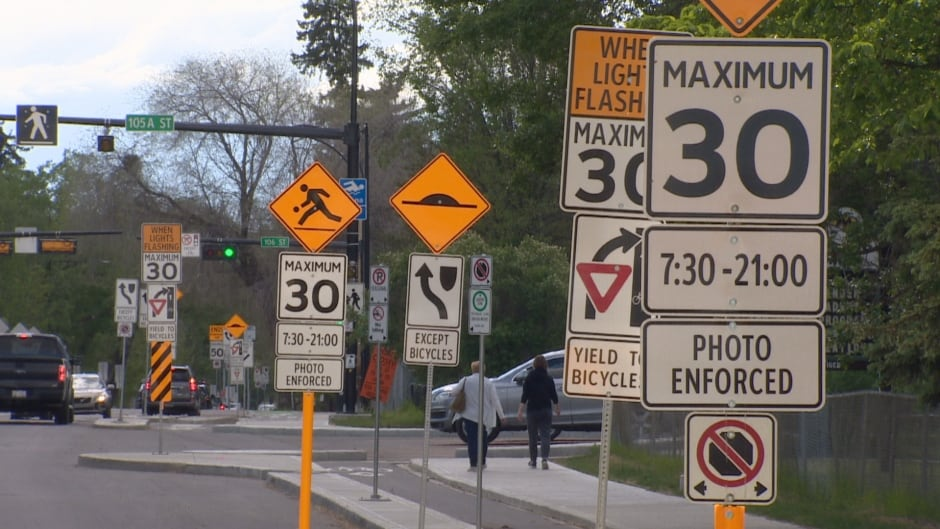
#> input picture Savinov_Daniil/query_4.jpg, 940 x 529 px
$ python Clusterization.py
#> lines starting #> are read from the running program, lines starting #| are printed output that depends on the picture
### Savinov_Daniil/ImgOps.py
import cv2 as cv
import numpy as np


def imshow(img: np.ndarray, label='') -> None:
    cv.imshow(label, img)
    cv.waitKey(0)
    cv.destroyAllWindows()


def resize_ratio(img: np.ndarray, fx=.5, fy=.5) -> np.ndarray:
    return cv.resize(img, None, fx=fx, fy=fy)


def resize_tuple(img: np.ndarray, h=500, w=500) -> np.ndarray:
    return cv.resize(img, (h, w))


# [4 lines that do not run on import are left out]

### Savinov_Daniil/Clusterization.py
from ImgOps import *


# Imreading images
query_img = cv.imread('query_4.jpg')
#> query_img is the input picture: shape (529, 940, 3); mean B, G, R 99.3, 107.2, 112.8
train_img = cv.imread('train_4.jpg')
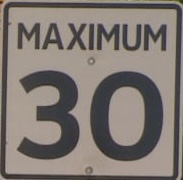
#> input picture Savinov_Daniil/train_4.jpg, 183 x 180 px
#> train_img is the input picture: shape (180, 183, 3); mean B, G, R 114.1, 119.6, 127.7


# Show images
imshow(query_img)
imshow(train_img)


# BGR -> Gray
query_gray_img = cv.cvtColor(query_img, cv.COLOR_BGR2GRAY)
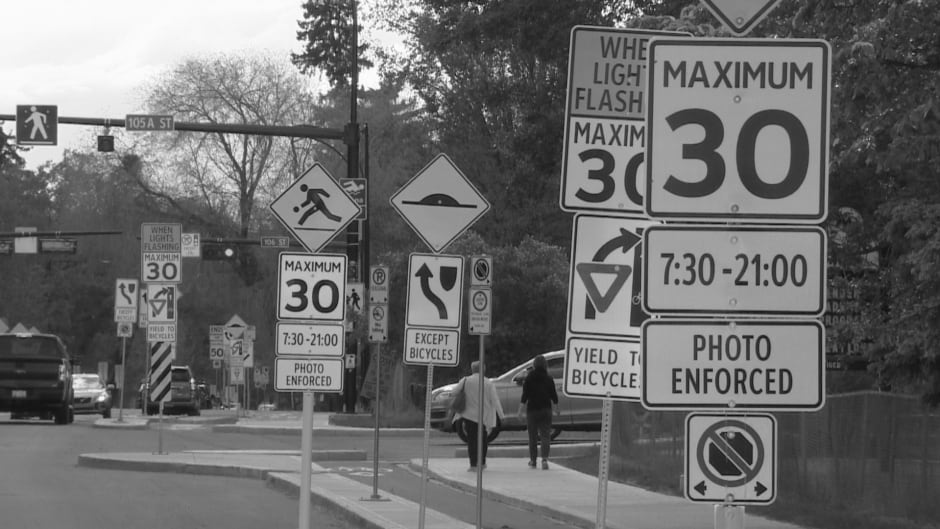
#> query_gray_img: shape (529, 940); min 10, max 255, mean 108
train_gray_img = cv.cvtColor(train_img, cv.COLOR_BGR2GRAY)


# Create descriptors, add keypoints
sift = cv.SIFT_create()
query_kps, query_des = sift.detectAndCompute(query_gray_img, None)
#> query_kps = 4268 keypoints; strongest (x, y, size): (333, 22, 3), (336, 81, 2), (336, 35, 3.2), (229, 252, 4.7)
train_kps, train_des = sift.detectAndCompute(train_gray_img, None)
#> train_kps = 184 keypoints; strongest (x, y, size): (28, 148, 12.1), (31, 82, 12.2), (49, 95, 12.7), (53, 36, 3.7)


# Show images with keypoints
query_kps_img = cv.drawKeypoints(query_gray_img, query_kps, query_img,
                                 flags=cv.DRAW_MATCHES_FLAGS_NOT_DRAW_SINGLE_POINTS)
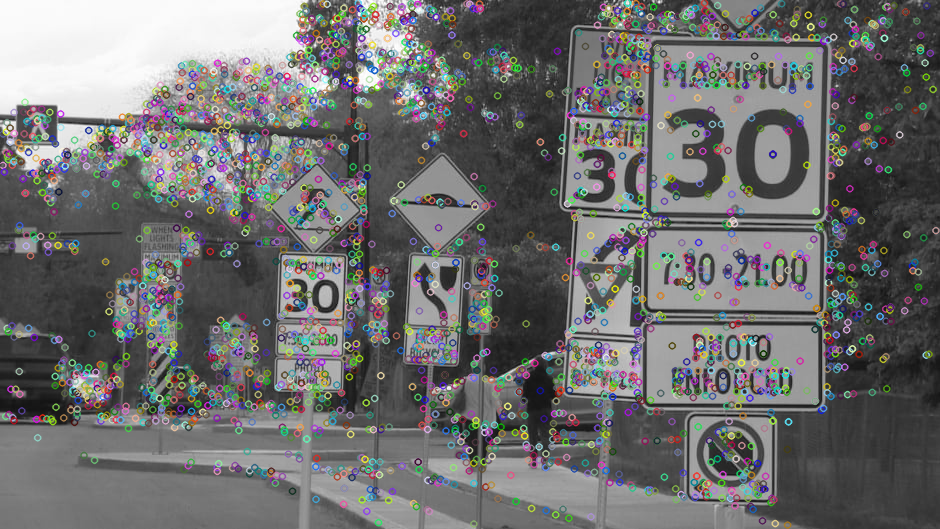
#> query_kps_img: shape (529, 940, 3); mean B, G, R 109.9, 109.9, 109.9
imshow(query_kps_img)
train_kps_img = cv.drawKeypoints(train_gray_img, train_kps, train_img,
                                 flags=cv.DRAW_MATCHES_FLAGS_NOT_DRAW_SINGLE_POINTS)
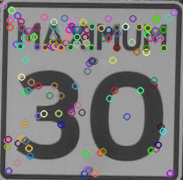
#> train_kps_img: shape (180, 183, 3); mean B, G, R 121.9, 122.4, 122.9
imshow(train_kps_img)


# Create matcher, add matches
FLANN_INDEX_KDTREE = 0
index_params = dict(algorithm=FLANN_INDEX_KDTREE, trees=5)
search_params = dict(checks=50)  # or pass empty dictionary


# Matching
flann = cv.FlannBasedMatcher(index_params, search_params)
matches = flann.knnMatch(query_des, train_des, k=2)
#> matches = 4268 matches
matchesMask = [[0, 0] for i in range(len(matches))]
#> matchesMask = 4268 pairs, first value 0 to 0, second value 0 to 0


# Ratio test as per Lowe's paper: 0.4 - 0.5
good_pts = []
for i, (m, n) in enumerate(matches):
    if m.distance < .7 * n.distance:
        matchesMask[i] = [1, 0]
        good_pts.append(m)
#> after the loop, good_pts = 231 matches; matchesMask = 4268 pairs, first value 0 to 1, second value 0 to 0
draw_params = dict(matchColor=(0, 255, 0),
                   matchesMask=matchesMask,
                   flags=cv.DRAW_MATCHES_FLAGS_NOT_DRAW_SINGLE_POINTS)
#> draw_params = 3 items
matched_img = cv.drawMatchesKnn(query_gray_img, query_kps, train_gray_img, train_kps, matches, None, **draw_params)
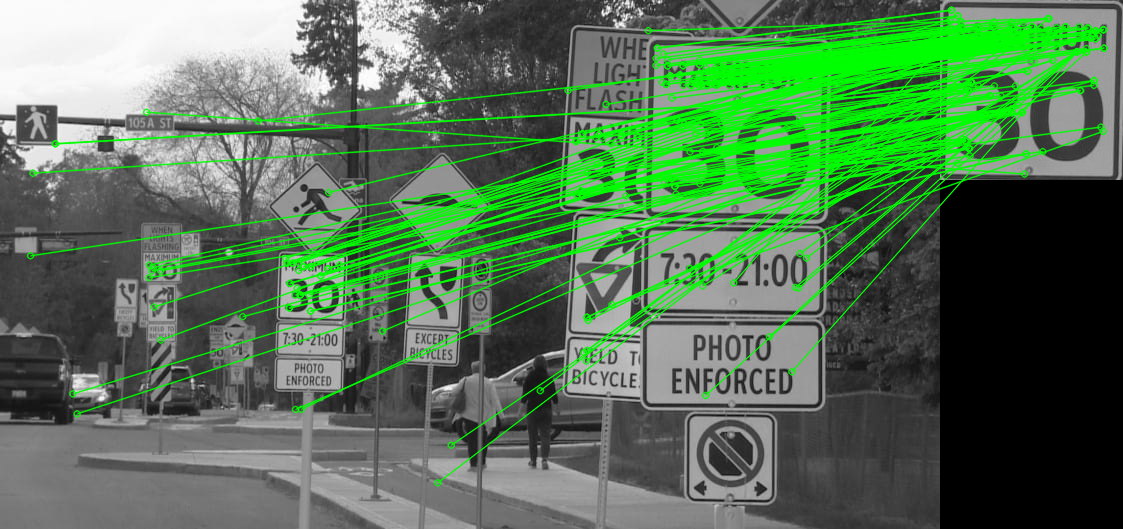
#> matched_img: shape (529, 1123, 3); mean of channels 0, 1, 2 84.6, 116, 84.6; drawn as B, G, R


# Show matched image
#> (the run stopped early here; a loop or call above may not have finished)
